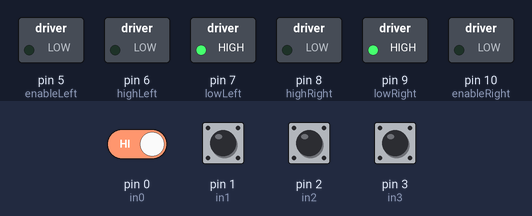
Recording of a sketch running on a simulated Arduino Mega 2560, built with avr-gcc and run on an emulated ATmega2560. Shown: switched loads named in the sketch (green lamp = pin HIGH). The test bench sets the inputs (shaded band); at power-on: pin 0 (in0), pin 1 (in1), pin 2 (in2), pin 3 (in3) HIGH.

Above: at 1.2 s.
1.3 s: pin 3 (in3) pulled LOW for 0.15 s
At 3.8 s:
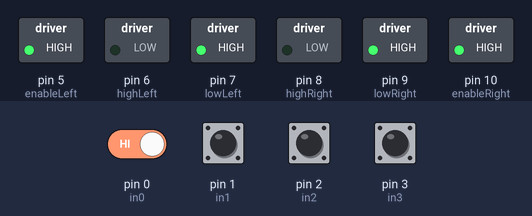
4.4 s: pin 0 (in0) driven LOW and pin 3 (in3) driven LOW
7.4 s: pin 0 (in0) driven HIGH
At 11.7 s:
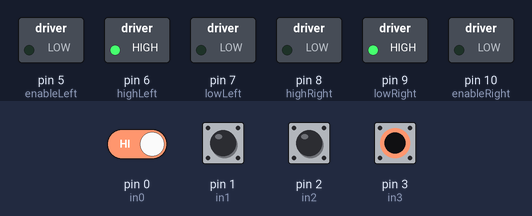
12.4 s: pin 3 (in3) driven LOW
15.4 s: pin 0 (in0) driven LOW
At 18.1 s:
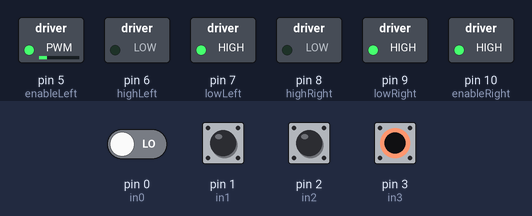
Timing chart, 0 to 19.4 s (numbered marks = the images above; inputs shaded):
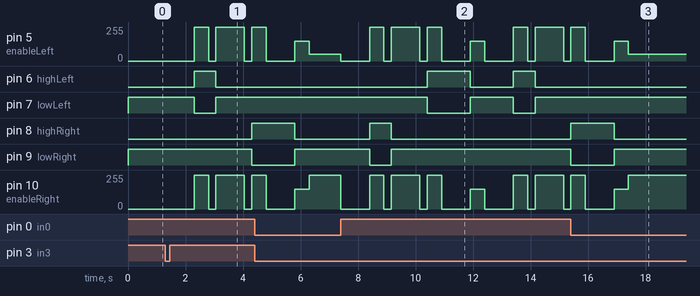

Measured:
- after the input at 1.3 s, pin 5 (enableLeft): goes 255/255 0.50 s, 0/255 0.25 s, 255/255 1.0 s, 0/255 0.25 s, then 255/255, starting after 1.0 s; pin 6 (highLeft): LOW → HIGH after 1.0 s, → LOW 0.75 s later
- after the input at 7.4 s, pin 5 (enableLeft): 50/255 → 0/255 at once, → 255/255 1.0 s later, → 0/255 0.50 s later, → 255/255 0.25 s later, … (8 changes in this stretch); pin 6 (highLeft): LOW → HIGH after 3.0 s, → LOW 1.5 s later
- after the input at 15.4 s, pin 8 (highRight): goes on until 16.9 s, then stays LOW; pin 9 (lowRight): goes on until 16.9 s, then stays HIGH

The sketch:

DC-motor-drive.ino
```cpp
/* Pin configurations for the left side motor */
const int enableLeft = 5;
const int highLeft = 6;
const int lowLeft = 7;

/* Pin configurations for the right side motor */
const int enableRight = 10;
const int highRight = 8;
const int lowRight = 9;

/* Pin configurations for the input pins that receive signals from Raspberry Pi*/
const int in0 = 0;
const int in1 = 1;
const int in2 = 2;
const int in3 = 3;

int d0, d1, d2, d3, data;
bool rightLane = true;

void setup()
{
  pinMode(enableLeft, OUTPUT);
  pinMode(highLeft, OUTPUT);
  pinMode(lowLeft, OUTPUT);

  pinMode(enableRight, OUTPUT);
  pinMode(highRight, OUTPUT);
  pinMode(lowRight, OUTPUT);

  pinMode(in0, INPUT_PULLUP);
  pinMode(in1, INPUT_PULLUP);
  pinMode(in2, INPUT_PULLUP);
  pinMode(in3, INPUT_PULLUP);
}

/* Calculates the decimal value of the received data */
void calculateValue()
{
  d0 = digitalRead(in0);
  d1 = digitalRead(in1);
  d2 = digitalRead(in2);
  d3 = digitalRead(in3);
  data = (8*d3) + (4*d2) + (2*d1) + d0;
}

void driveForward()
{
  digitalWrite(highLeft, LOW);
  digitalWrite(lowLeft, HIGH);
  analogWrite(enableLeft,255);

  digitalWrite(highRight, LOW);
  digitalWrite(lowRight, HIGH);
  analogWrite(enableRight,255);
}

void stop()
{
  digitalWrite(highLeft, LOW);
  digitalWrite(lowLeft, HIGH);
  analogWrite(enableLeft,0);

  digitalWrite(highRight, LOW);
  digitalWrite(lowRight, HIGH);
  analogWrite(enableRight,0);
}

/* According to the level specified, it adjusts the turning angle by changing the provided PWM duty cycle */
void turnLeft(int level)
{
  if(level == 1)
    analogWrite(enableLeft,150);
  else if(level == 2)
    analogWrite(enableLeft,100);
  else if(level == 3)
    analogWrite(enableLeft,50);
  else
    return;
  digitalWrite(highLeft, LOW);
  digitalWrite(lowLeft, HIGH);
  digitalWrite(highRight, LOW);
  digitalWrite(lowRight, HIGH);
  analogWrite(enableRight,255);
}

/* According to the level specified, it adjusts the turning angle by changing the provided PWM duty cycle */
void turnRight(int level)
{
  if(level == 1)
    analogWrite(enableRight,150);
  else if(level == 2)
    analogWrite(enableRight,100);
  else if(level == 3)
    analogWrite(enableRight,50);
  else
    return;
  digitalWrite(highLeft, LOW);
  digitalWrite(lowLeft, HIGH);
  analogWrite(enableLeft,255);
  digitalWrite(highRight, LOW);
  digitalWrite(lowRight, HIGH);
}

/* According to the current lane, sends the necessary signals to change lane */
void changeLane()
{
  analogWrite(enableLeft,0);
  analogWrite(enableRight,0);
  delay(1000);
  if(rightLane)
  {
    digitalWrite(highLeft, HIGH);
    digitalWrite(lowLeft, LOW);
    digitalWrite(highRight, LOW);
    digitalWrite(lowRight, HIGH);
    analogWrite(enableLeft,255);
    analogWrite(enableRight,255);
  }
  else
  {
	digitalWrite(highLeft, LOW);
    digitalWrite(lowLeft, HIGH);
    digitalWrite(highRight, HIGH);
    digitalWrite(lowRight, LOW);
    analogWrite(enableLeft,255);
    analogWrite(enableRight,255);
  }
  delay(500);
  analogWrite(enableLeft,0);
  analogWrite(enableRight,0);
  delay(250);
  driveForward();
  delay(1000);
  analogWrite(enableLeft,0);
  analogWrite(enableRight,0);
  delay(250);
  if(rightLane)
  {
    digitalWrite(highLeft, LOW);
    digitalWrite(lowLeft, HIGH);
    digitalWrite(highRight, HIGH);
    digitalWrite(lowRight, LOW);
    analogWrite(enableLeft,255);
    analogWrite(enableRight,255);
  }
  else
  {
	digitalWrite(highLeft, HIGH);
    digitalWrite(lowLeft, LOW);
    digitalWrite(highRight, LOW);
    digitalWrite(lowRight, HIGH);
    analogWrite(enableLeft,255);
    analogWrite(enableRight,255);
  }
  delay(500);
  analogWrite(enableLeft,0);
  analogWrite(enableRight,0);
  delay(1000);
  digitalWrite(highLeft, LOW);
  digitalWrite(lowLeft, HIGH);
  digitalWrite(highRight, LOW);
  digitalWrite(lowRight, HIGH);
  analogWrite(enableLeft,150);
  analogWrite(enableRight,150);
  delay(500);
  rightLane = !rightLane; // toggle
}

void loop()
{
  calculateValue();
  if(data == 0)
	driveForward();
  else if(data == 1 || data == 2 || data == 3)
    turnRight(data);
  else if(data == 4 || data == 5 || data == 6)
    turnLeft(data-3);
  else if(data == 7)
	changeLane();
  else
	stop();
}
```
